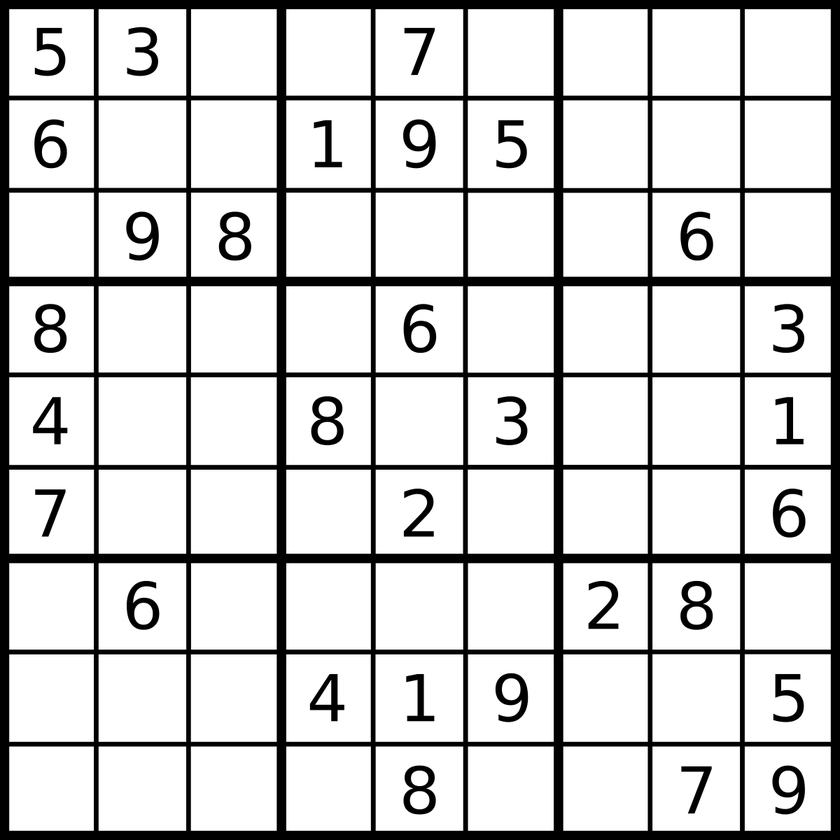
#> input picture images/sudoku.png, 840 x 840 px, shrunk from 1200 x 1200 before the run
$ python 28_contours.py
#> lines starting #> are read from the running program, lines starting #| are printed output that depends on the picture; after the words box and inside, x2 and y2 are one past the last pixel; in counts of white or black regions, pixels touching at a corner belong together
"""
Contours are curves joining continous points of the same intensity
It is usef for object identification, face detection, recognition.

We need these steps:
1. Convert the image to grayscale
2. Binarize the image by any of the thresholding methods.
3. Apply canny edge detection
4. Use findContours() method to find all the contours
5. Use drawContourS() to draw if needed.

"""

import cv2
import numpy as np

image = cv2.imread("images/sudoku.png")
#> image is the input picture: shape (840, 840, 3); min 0, max 255, mean 209.7
image = cv2.cvtColor(image, cv2.COLOR_BGR2GRAY)
#> image: shape (840, 840)
cv2.imshow("Blurred Image", image)

#Binarize the image
(T, binarized) = cv2.threshold(image, 0, 255, cv2.THRESH_BINARY_INV+cv2.THRESH_OTSU)
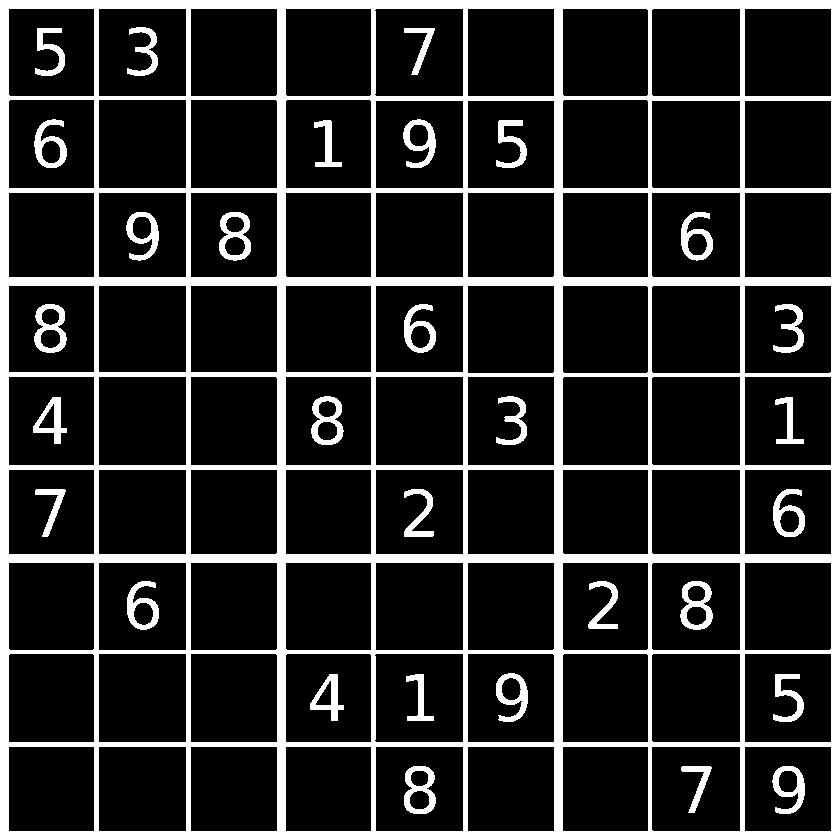
#> binarized: shape (840, 840); 17.5% white; 31 white regions, largest, box (x1, y1, x2, y2) and area: (0, 0, 840, 840) 104254, (680, 581, 713, 630) 782, (34, 304, 67, 353) 778
#> T = 130
cv2.imshow("Binarized Image",binarized)

#Canny function for edge detection
canny = cv2.Canny(binarized, 0, 255)
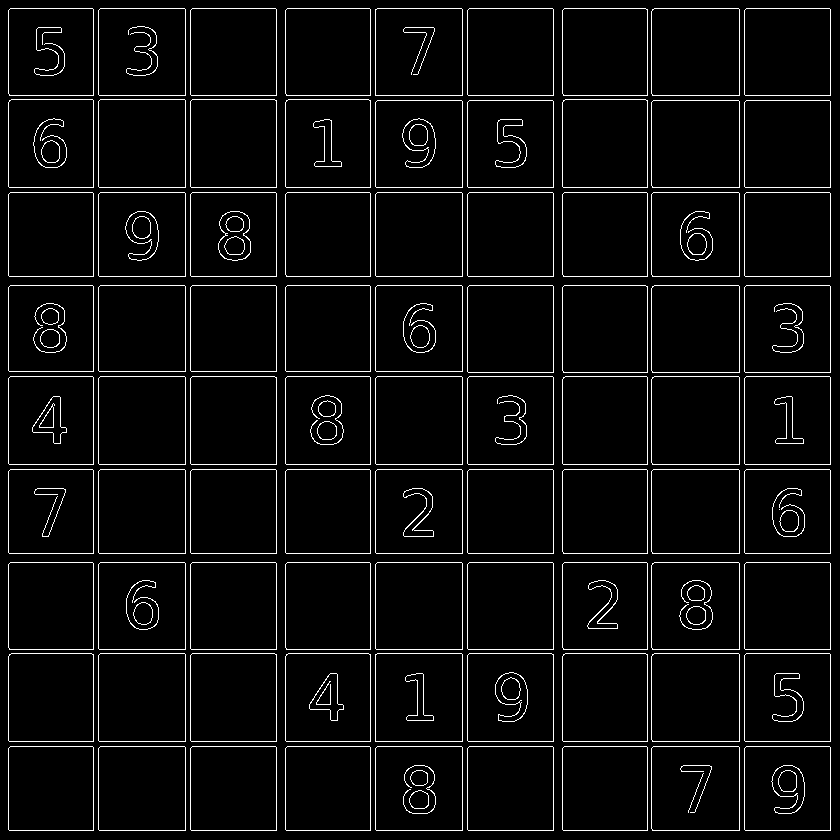
#> canny: shape (840, 840); 4.9% white in thin lines or dots
cv2.imshow("Canny Edge", canny)

(contours, hierarchy) = cv2.findContours(canny,cv2.RETR_EXTERNAL,cv2.CHAIN_APPROX_SIMPLE)
#> contours = 81 contours; largest, box (x1, y1, x2, y2) and area: (651, 653, 740, 742) 7738, (651, 376, 740, 465) 7738, (375, 653, 463, 742) 7654, (98, 653, 186, 742) 7653, (375, 376, 463, 465) 7653
#cv2.RET_EXTERNAL retrieves out most contours only.
#cv2.RET_LIST retrieves all contours
# cv2. RET_COMP and cv2.RET_TREE retrieves hierarchical contours

#cv2.CHAIN_APPROX_SIMPLE removes the redundant points and compresses the contour
#saves memory
#cv2.CHAIN_APPROX_NONE stores all points of the contour - more memory

print("Number of contours determined are", format(len(contours)))
#| Number of contours determined are 81

copiedImage = image.copy()
cv2.drawContours(copiedImage, contours, -1,(0,255,0),2)
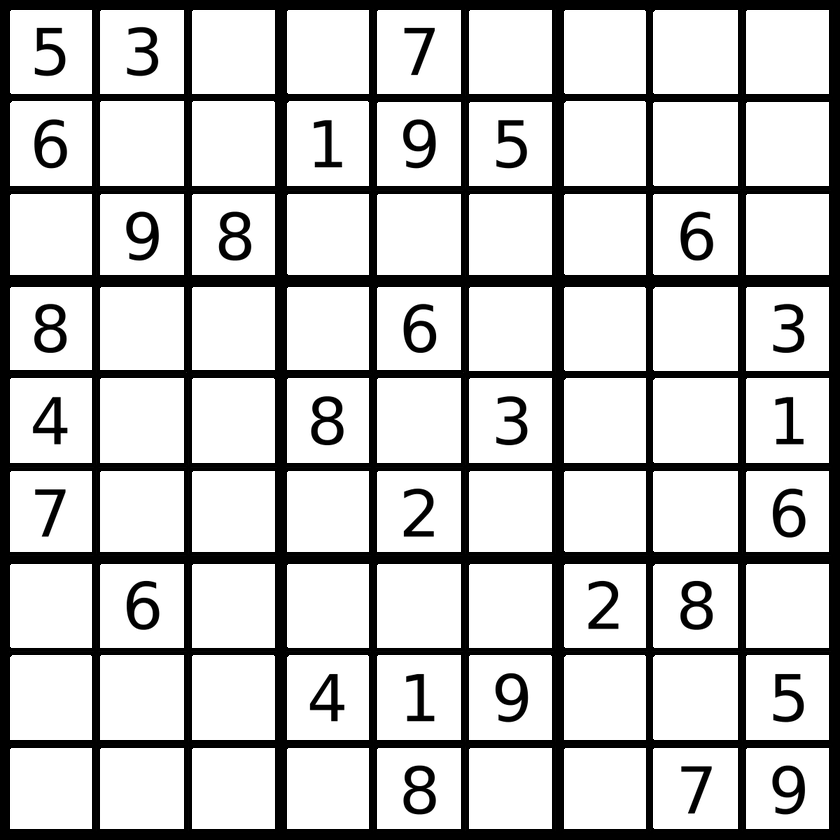
#> copiedImage: shape (840, 840); min 0, max 255, mean 195.6
# Third argument is index of contour to be drawn
# to draw first contour, pass 0
# to draw second contour, pass 1
# to draw all contours, pass -1

#fourth arguement is color
#fifth is thickness
cv2.imshow("Contours",copiedImage)
cv2.waitKey(0)
